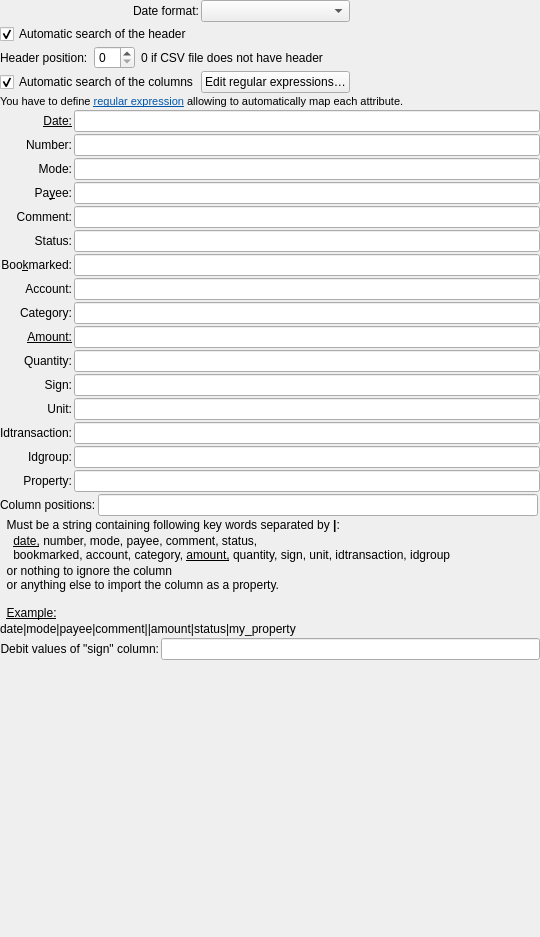
         <widget class="QWidget" name="scrollAreaWidgetContents">
          <property name="geometry">
           <rect>
            <x>0</x>
            <y>0</y>
            <width>540</width>
            <height>937</height>
           </rect>
          </property>
          <layout class="QVBoxLayout" name="verticalLayout_4">
           <property name="spacing">
            <number>2</number>
           </property>
           <property name="leftMargin">
            <number>0</number>
           </property>
           <property name="topMargin">
            <number>0</number>
           </property>
           <property name="rightMargin">
            <number>0</number>
           </property>
           <property name="bottomMargin">
            <number>0</number>
           </property>
           <item>
            <layout class="QGridLayout" name="gridLayout_3">
             <property name="spacing">
              <number>2</number>
             </property>
             <item row="2" column="0" colspan="3">
              <widget class="QFrame" name="kHeaderPositionFrm">
               <property name="frameShape">
                <enum>QFrame::NoFrame</enum>
               </property>
               <property name="frameShadow">
                <enum>QFrame::Raised</enum>
               </property>
               <layout class="QGridLayout" name="gridLayout">
                <property name="leftMargin">
                 <number>0</number>
                </property>
                <property name="topMargin">
                 <number>0</number>
                </property>
                <property name="rightMargin">
                 <number>0</number>
                </property>
                <property name="bottomMargin">
                 <number>0</number>
                </property>
                <item row="0" column="0">
                 <widget class="QLabel" name="label">
                  <property name="enabled">
                   <bool>true</bool>
                  </property>
                  <property name="text">
                   <string>Header position:</string>
                  </property>
                 </widget>
                </item>
                <item row="0" column="1">
                 <widget class="QSpinBox" name="kcfg_header_position">
                  <property name="enabled">
                   <bool>true</bool>
                  </property>
                  <property name="focusPolicy">
                   <enum>Qt::WheelFocus</enum>
                  </property>
                  <property name="minimum">
                   <number>0</number>
                  </property>
                 </widget>
                </item>
                <item row="0" column="2">
                 <widget class="QLabel" name="label_7">
                  <property name="text">
                   <string>0 if CSV file does not have header</string>
                  </property>
                 </widget>
                </item>
                <item row="0" column="3">
                 <spacer name="horizontalSpacer">
                  <property name="orientation">
                   <enum>Qt::Horizontal</enum>
                  </property>
                  <property name="sizeHint" stdset="0">
                   <size>
                    <width>0</width>
                    <height>20</height>
                   </size>
                  </property>
                 </spacer>
                </item>
               </layout>
              </widget>
             </item>
             <item row="1" column="0">
              <widget class="QCheckBox" name="kcfg_automatic_search_header">
               <property name="text">
                <string>Automatic search of the header</string>
               </property>
               <property name="checked">
                <bool>true</bool>
               </property>
              </widget>
             </item>
             <item row="3" column="0">
              <widget class="QCheckBox" name="kcfg_automatic_search_columns">
               <property name="text">
                <string>Automatic search of the columns</string>
               </property>
               <property name="checked">
                <bool>true</bool>
               </property>
              </widget>
             </item>
             <item row="5" column="0" colspan="3">
              <widget class="QFrame" name="kCsvMappingFrm">
               <property name="frameShadow">
                <enum>QFrame::Raised</enum>
               </property>
               <layout class="QGridLayout" name="gridLayout_4">
                <property name="leftMargin">
                 <number>0</number>
                </property>
                <property name="topMargin">
                 <number>0</number>
                </property>
                <property name="rightMargin">
                 <number>0</number>
                </property>
                <property name="bottomMargin">
                 <number>0</number>
                </property>
                <property name="spacing">
                 <number>2</number>
                </property>
                <item row="1" column="0">
                 <widget class="QLabel" name="kDateLbl">
                  <property name="font">
                   <font>
                    <underline>true</underline>
                   </font>
                  </property>
                  <property name="toolTip">
                   <string>Date of the transaction</string>
                  </property>
                  <property name="statusTip">
                   <string>Date of the transaction</string>
                  </property>
                  <property name="text">
                   <string>Date:</string>
                  </property>
                  <property name="alignment">
                   <set>Qt::AlignRight|Qt::AlignTrailing|Qt::AlignVCenter</set>
                  </property>
                  <property name="buddy">
                   <cstring>kcfg_mapping_date</cstring>
                  </property>
                 </widget>
                </item>
                <item row="2" column="0">
                 <widget class="QLabel" name="kNumberLbl">
                  <property name="toolTip">
                   <string>Number of the transaction, for example the Check number, or a Transfer reference.</string>
                  </property>
                  <property name="statusTip">
                   <string>Number of the transaction</string>
                  </property>
                  <property name="text">
                   <string>Number:</string>
                  </property>
                  <property name="alignment">
                   <set>Qt::AlignRight|Qt::AlignTrailing|Qt::AlignVCenter</set>
                  </property>
                  <property name="buddy">
                   <cstring>kcfg_mapping_number</cstring>
                  </property>
                 </widget>
                </item>
                <item row="3" column="0">
                 <widget class="QLabel" name="kTypeLabel">
                  <property name="toolTip">
                   <string>Transaction mode (how you made the operation).
Examples: Credit Card, Check, Transfer…
</string>
                  </property>
                  <property name="statusTip">
                   <string>Transaction mode</string>
                  </property>
                  <property name="text">
                   <string comment="Noun, the mode used for payment of the transaction (Credit Card, Cheque, Transfer…)">Mode:</string>
                  </property>
                  <property name="alignment">
                   <set>Qt::AlignRight|Qt::AlignTrailing|Qt::AlignVCenter</set>
                  </property>
                  <property name="buddy">
                   <cstring>kcfg_mapping_mode</cstring>
                  </property>
                 </widget>
                </item>
                <item row="4" column="0">
                 <widget class="QLabel" name="kPayeeLabel">
                  <property name="toolTip">
                   <string>Payee of the transaction</string>
                  </property>
                  <property name="statusTip">
                   <string>Payee of the transaction</string>
                  </property>
                  <property name="text">
                   <string comment="Noun, a person or institution receiving a payment, or paying the operation">Pa&amp;yee:</string>
                  </property>
                  <property name="alignment">
                   <set>Qt::AlignRight|Qt::AlignTrailing|Qt::AlignVCenter</set>
                  </property>
                  <property name="buddy">
                   <cstring>kcfg_mapping_payee</cstring>
                  </property>
                 </widget>
                </item>
                <item row="5" column="0">
                 <widget class="QLabel" name="kCommentLabel">
                  <property name="sizePolicy">
                   <sizepolicy hsizetype="Minimum" vsizetype="Preferred">
                    <horstretch>0</horstretch>
                    <verstretch>0</verstretch>
                   </sizepolicy>
                  </property>
                  <property name="toolTip">
                   <string>Comment of the transaction</string>
                  </property>
                  <property name="statusTip">
                   <string>Comment of the transaction</string>
                  </property>
                  <property name="text">
                   <string comment="Noun, a user comment on an item">Comment:</string>
                  </property>
                  <property name="alignment">
                   <set>Qt::AlignRight|Qt::AlignTrailing|Qt::AlignVCenter</set>
                  </property>
                  <property name="buddy">
                   <cstring>kcfg_mapping_comment</cstring>
                  </property>
                 </widget>
                </item>
                <item row="6" column="0">
                 <widget class="QLabel" name="kStatusLbl">
                  <property name="toolTip">
                   <string>Status of the transaction (reconciled or not)</string>
                  </property>
                  <property name="statusTip">
                   <string>Status of the transaction</string>
                  </property>
                  <property name="text">
                   <string>Status:</string>
                  </property>
                  <property name="alignment">
                   <set>Qt::AlignRight|Qt::AlignTrailing|Qt::AlignVCenter</set>
                  </property>
                  <property name="buddy">
                   <cstring>kcfg_mapping_status</cstring>
                  </property>
                 </widget>
                </item>
                <item row="7" column="0">
                 <widget class="QLabel" name="kBookmarkedLbl">
                  <property name="toolTip">
                   <string>Bookmark of the transaction</string>
                  </property>
                  <property name="statusTip">
                   <string>Bookmark of the transaction</string>
                  </property>
                  <property name="text">
                   <string>Boo&amp;kmarked:</string>
                  </property>
                  <property name="alignment">
                   <set>Qt::AlignRight|Qt::AlignTrailing|Qt::AlignVCenter</set>
                  </property>
                  <property name="buddy">
                   <cstring>kcfg_mapping_bookmarked</cstring>
                  </property>
                 </widget>
                </item>
                <item row="8" column="0">
                 <widget class="QLabel" name="kAccountLabel">
                  <property name="toolTip">
                   <string>Account of the transaction</string>
                  </property>
                  <property name="statusTip">
                   <string>Account of the transaction</string>
                  </property>
                  <property name="text">
                   <string comment="Noun, an account as in a bank account">Account:</string>
                  </property>
                  <property name="alignment">
                   <set>Qt::AlignRight|Qt::AlignTrailing|Qt::AlignVCenter</set>
                  </property>
                  <property name="buddy">
                   <cstring>kcfg_mapping_account</cstring>
                  </property>
                 </widget>
                </item>
                <item row="9" column="0">
                 <widget class="QLabel" name="kCategoryLabel">
                  <property name="sizePolicy">
                   <sizepolicy hsizetype="Minimum" vsizetype="Preferred">
                    <horstretch>0</horstretch>
                    <verstretch>0</verstretch>
                   </sizepolicy>
                  </property>
                  <property name="toolTip">
                   <string>Category of the transaction</string>
                  </property>
                  <property name="statusTip">
                   <string>Category of the transaction</string>
                  </property>
                  <property name="text">
                   <string comment="Noun, the category of an item">Category:</string>
                  </property>
                  <property name="alignment">
                   <set>Qt::AlignRight|Qt::AlignTrailing|Qt::AlignVCenter</set>
                  </property>
                  <property name="buddy">
                   <cstring>kcfg_mapping_category</cstring>
                  </property>
                 </widget>
                </item>
                <item row="10" column="0">
                 <widget class="QLabel" name="kAmountLabel">
                  <property name="sizePolicy">
                   <sizepolicy hsizetype="Minimum" vsizetype="Preferred">
                    <horstretch>0</horstretch>
                    <verstretch>0</verstretch>
                   </sizepolicy>
                  </property>
                  <property name="font">
                   <font>
                    <underline>true</underline>
                   </font>
                  </property>
                  <property name="toolTip">
                   <string>Amount of the transaction</string>
                  </property>
                  <property name="statusTip">
                   <string>Amount of the transaction</string>
                  </property>
                  <property name="text">
                   <string comment="Noun, a numerical quantity">Amount:</string>
                  </property>
                  <property name="alignment">
                   <set>Qt::AlignRight|Qt::AlignTrailing|Qt::AlignVCenter</set>
                  </property>
                  <property name="buddy">
                   <cstring>kcfg_mapping_amount</cstring>
                  </property>
                 </widget>
                </item>
                <item row="11" column="0">
                 <widget class="QLabel" name="kQuantityLbl">
                  <property name="toolTip">
                   <string>Amount of the transaction</string>
                  </property>
                  <property name="statusTip">
                   <string>Amount of the transaction</string>
                  </property>
                  <property name="text">
                   <string>Quantity:</string>
                  </property>
                  <property name="alignment">
                   <set>Qt::AlignRight|Qt::AlignTrailing|Qt::AlignVCenter</set>
                  </property>
                  <property name="buddy">
                   <cstring>kcfg_mapping_quantity</cstring>
                  </property>
                 </widget>
                </item>
                <item row="12" column="0">
                 <widget class="QLabel" name="kSignLbl">
                  <property name="toolTip">
                   <string>Sign of the transaction</string>
                  </property>
                  <property name="statusTip">
                   <string>Sign of the transaction</string>
                  </property>
                  <property name="text">
                   <string>Sign:</string>
                  </property>
                  <property name="alignment">
                   <set>Qt::AlignRight|Qt::AlignTrailing|Qt::AlignVCenter</set>
                  </property>
                  <property name="buddy">
                   <cstring>kcfg_mapping_sign</cstring>
                  </property>
                 </widget>
                </item>
                <item row="13" column="0">
                 <widget class="QLabel" name="kUnitLbl">
                  <property name="toolTip">
                   <string>Unit of the transaction</string>
                  </property>
                  <property name="statusTip">
                   <string>Unit of the transaction</string>
                  </property>
                  <property name="text">
                   <string>Unit:</string>
                  </property>
                  <property name="alignment">
                   <set>Qt::AlignRight|Qt::AlignTrailing|Qt::AlignVCenter</set>
                  </property>
                  <property name="buddy">
                   <cstring>kcfg_mapping_unit</cstring>
                  </property>
                 </widget>
                </item>
                <item row="14" column="0">
                 <widget class="QLabel" name="kidtransaction">
                  <property name="statusTip">
                   <string>Id to join all transactions as a split transaction</string>
                  </property>
                  <property name="whatsThis">
                   <string>Id to join all transactions as a split transaction</string>
                  </property>
                  <property name="text">
                   <string>Idtransaction:</string>
                  </property>
                  <property name="alignment">
                   <set>Qt::AlignRight|Qt::AlignTrailing|Qt::AlignVCenter</set>
                  </property>
                  <property name="buddy">
                   <cstring>kcfg_mapping_idtransaction</cstring>
                  </property>
                 </widget>
                </item>
                <item row="15" column="0">
                 <widget class="QLabel" name="label_8">
                  <property name="statusTip">
                   <string>Id to join all transactions as a transfer</string>
                  </property>
                  <property name="whatsThis">
                   <string>Id to join all transactions as a transfer</string>
                  </property>
                  <property name="text">
                   <string>Idgroup:</string>
                  </property>
                  <property name="alignment">
                   <set>Qt::AlignRight|Qt::AlignTrailing|Qt::AlignVCenter</set>
                  </property>
                  <property name="buddy">
                   <cstring>kcfg_mapping_idgroup</cstring>
                  </property>
                 </widget>
                </item>
                <item row="16" column="0">
                 <widget class="QLabel" name="label_9">
                  <property name="statusTip">
                   <string>To identify column to import as properties</string>
                  </property>
                  <property name="whatsThis">
                   <string>To identify column to import as properties</string>
                  </property>
                  <property name="text">
                   <string>Property:</string>
                  </property>
                  <property name="alignment">
                   <set>Qt::AlignRight|Qt::AlignTrailing|Qt::AlignVCenter</set>
                  </property>
                  <property name="buddy">
                   <cstring>kcfg_mapping_property</cstring>
                  </property>
                 </widget>
                </item>
                <item row="0" column="0" colspan="2">
                 <widget class="QLabel" name="label_6">
                  <property name="text">
                   <string>&lt;!DOCTYPE HTML PUBLIC &quot;-//W3C//DTD HTML 4.0//EN&quot; &quot;https://www.w3.org/TR/REC-html40/strict.dtd&quot;&gt;
&lt;html&gt;&lt;head&gt;&lt;meta name=&quot;qrichtext&quot; content=&quot;1&quot; /&gt;&lt;style type=&quot;text/css&quot;&gt;
p, li { white-space: pre-wrap; }
&lt;/style&gt;&lt;/head&gt;&lt;body style=&quot; font-family:'DejaVu Sans'; font-size:8pt; font-weight:400; font-style:normal;&quot;&gt;
&lt;p style=&quot; margin-top:0px; margin-bottom:0px; margin-left:0px; margin-right:0px; -qt-block-indent:0; text-indent:0px;&quot;&gt;You have to define &lt;a href=&quot;https://en.wikipedia.org/wiki/Regular_expression&quot;&gt;&lt;span style=&quot; text-decoration: underline; color:#0057ae;&quot;&gt;regular expression&lt;/span&gt;&lt;/a&gt; allowing to automatically map each attribute.&lt;/p&gt;&lt;/body&gt;&lt;/html&gt;</string>
                  </property>
                  <property name="openExternalLinks">
                   <bool>true</bool>
                  </property>
                 </widget>
                </item>
                <item row="12" column="1">
                 <widget class="QLineEdit" name="kcfg_mapping_sign"/>
                </item>
                <item row="11" column="1">
                 <widget class="QLineEdit" name="kcfg_mapping_quantity"/>
                </item>
                <item row="10" column="1">
                 <widget class="QLineEdit" name="kcfg_mapping_amount"/>
                </item>
                <item row="9" column="1">
                 <widget class="QLineEdit" name="kcfg_mapping_category"/>
                </item>
                <item row="1" column="1">
                 <widget class="QLineEdit" name="kcfg_mapping_date"/>
                </item>
                <item row="2" column="1">
                 <widget class="QLineEdit" name="kcfg_mapping_number"/>
                </item>
                <item row="13" column="1">
                 <widget class="QLineEdit" name="kcfg_mapping_unit"/>
                </item>
                <item row="14" column="1">
                 <widget class="QLineEdit" name="kcfg_mapping_idtransaction"/>
                </item>
                <item row="15" column="1">
                 <widget class="QLineEdit" name="kcfg_mapping_idgroup"/>
                </item>
                <item row="16" column="1">
                 <widget class="QLineEdit" name="kcfg_mapping_property"/>
                </item>
                <item row="8" column="1">
                 <widget class="QLineEdit" name="kcfg_mapping_account"/>
                </item>
                <item row="7" column="1">
                 <widget class="QLineEdit" name="kcfg_mapping_bookmarked"/>
                </item>
                <item row="6" column="1">
                 <widget class="QLineEdit" name="kcfg_mapping_status"/>
                </item>
                <item row="5" column="1">
                 <widget class="QLineEdit" name="kcfg_mapping_comment"/>
                </item>
                <item row="4" column="1">
                 <widget class="QLineEdit" name="kcfg_mapping_payee"/>
                </item>
                <item row="3" column="1">
                 <widget class="QLineEdit" name="kcfg_mapping_mode"/>
                </item>
               </layout>
              </widget>
             </item>
             <item row="7" column="0" colspan="3">
              <widget class="QFrame" name="kColumnsPositionsFrm">
               <property name="frameShape">
                <enum>QFrame::NoFrame</enum>
               </property>
               <property name="frameShadow">
                <enum>QFrame::Raised</enum>
               </property>
               <layout class="QGridLayout" name="gridLayout_2">
                <property name="leftMargin">
                 <number>0</number>
                </property>
                <property name="topMargin">
                 <number>0</number>
                </property>
                <property name="rightMargin">
                 <number>0</number>
                </property>
                <property name="bottomMargin">
                 <number>0</number>
                </property>
                <property name="spacing">
                 <number>2</number>
                </property>
                <item row="0" column="0">
                 <widget class="QLabel" name="label_2">
                  <property name="enabled">
                   <bool>true</bool>
                  </property>
                  <property name="text">
                   <string>Column positions:</string>
                  </property>
                  <property name="buddy">
                   <cstring>kcfg_columns_positions</cstring>
                  </property>
                 </widget>
                </item>
                <item row="0" column="1">
                 <widget class="QLineEdit" name="kcfg_columns_positions"/>
                </item>
                <item row="1" column="0" colspan="3">
                 <widget class="QLabel" name="kLabelColumns">
                  <property name="font">
                   <font>
                    <italic>true</italic>
                   </font>
                  </property>
                  <property name="text">
                   <string>&lt;!DOCTYPE HTML PUBLIC &quot;-//W3C//DTD HTML 4.0//EN&quot; &quot;https://www.w3.org/TR/REC-html40/strict.dtd&quot;&gt;
&lt;html&gt;&lt;head&gt;&lt;meta name=&quot;qrichtext&quot; content=&quot;1&quot; /&gt;&lt;style type=&quot;text/css&quot;&gt;
p, li { white-space: pre-wrap; }
&lt;/style&gt;&lt;/head&gt;&lt;body style=&quot; font-family:'DejaVu Sans'; font-size:9pt; font-weight:400; font-style:normal;&quot;&gt;
&lt;p style=&quot; margin-top:0px; margin-bottom:0px; margin-left:0px; margin-right:0px; -qt-block-indent:0; text-indent:0px;&quot;&gt;  Must be a string containing following key words separated by &lt;span style=&quot; font-weight:600;&quot;&gt;|&lt;/span&gt;:&lt;/p&gt;&lt;/body&gt;&lt;/html&gt;</string>
                  </property>
                 </widget>
                </item>
                <item row="2" column="0" colspan="2">
                 <widget class="QLabel" name="label_3">
                  <property name="text">
                   <string notr="true">&lt;!DOCTYPE HTML PUBLIC &quot;-//W3C//DTD HTML 4.0//EN&quot; &quot;https://www.w3.org/TR/REC-html40/strict.dtd&quot;&gt;
&lt;html&gt;&lt;head&gt;&lt;meta name=&quot;qrichtext&quot; content=&quot;1&quot; /&gt;&lt;style type=&quot;text/css&quot;&gt;
p, li { white-space: pre-wrap; }
&lt;/style&gt;&lt;/head&gt;&lt;body style=&quot; font-family:'DejaVu Sans'; font-size:8pt; font-weight:400; font-style:normal;&quot;&gt;
&lt;p style=&quot; margin-top:0px; margin-bottom:0px; margin-left:0px; margin-right:0px; -qt-block-indent:0; text-indent:0px;&quot;&gt;&lt;span style=&quot; font-size:9pt;&quot;&gt;    &lt;/span&gt;&lt;span style=&quot; font-size:9pt; text-decoration: underline;&quot;&gt;date,&lt;/span&gt;&lt;span style=&quot; font-size:9pt;&quot;&gt; number, mode, payee, comment, status, &lt;/span&gt;&lt;/p&gt;
&lt;p style=&quot; margin-top:0px; margin-bottom:0px; margin-left:0px; margin-right:0px; -qt-block-indent:0; text-indent:0px;&quot;&gt;&lt;span style=&quot; font-size:9pt;&quot;&gt;    bookmarked, account, category, &lt;/span&gt;&lt;span style=&quot; font-size:9pt; text-decoration: underline;&quot;&gt;amount,&lt;/span&gt;&lt;span style=&quot; font-size:9pt;&quot;&gt; quantity, sign, unit, idtransaction, idgroup&lt;/span&gt;&lt;/p&gt;&lt;/body&gt;&lt;/html&gt;</string>
                  </property>
                 </widget>
                </item>
                <item row="3" column="0" colspan="2">
                 <widget class="QLabel" name="label_4">
                  <property name="text">
                   <string>&lt;!DOCTYPE HTML PUBLIC &quot;-//W3C//DTD HTML 4.0//EN&quot; &quot;https://www.w3.org/TR/REC-html40/strict.dtd&quot;&gt;
&lt;html&gt;&lt;head&gt;&lt;meta name=&quot;qrichtext&quot; content=&quot;1&quot; /&gt;&lt;style type=&quot;text/css&quot;&gt;
p, li { white-space: pre-wrap; }
&lt;/style&gt;&lt;/head&gt;&lt;body style=&quot; font-family:'DejaVu Sans'; font-size:8pt; font-weight:400; font-style:normal;&quot;&gt;
&lt;p style=&quot; margin-top:0px; margin-bottom:0px; margin-left:0px; margin-right:0px; -qt-block-indent:0; text-indent:0px;&quot;&gt;&lt;span style=&quot; font-size:9pt;&quot;&gt;  &lt;/span&gt;&lt;span style=&quot; font-size:9pt;&quot;&gt;or nothing to ignore the column&lt;/span&gt;&lt;span style=&quot; font-size:9pt;&quot;&gt; &lt;/span&gt;&lt;/p&gt;
&lt;p style=&quot; margin-top:0px; margin-bottom:0px; margin-left:0px; margin-right:0px; -qt-block-indent:0; text-indent:0px;&quot;&gt;&lt;span style=&quot; font-size:9pt;&quot;&gt;  or anything else to import the column as a property.&lt;/span&gt;&lt;/p&gt;
&lt;p style=&quot;-qt-paragraph-type:empty; margin-top:0px; margin-bottom:0px; margin-left:0px; margin-right:0px; -qt-block-indent:0; text-indent:0px; font-size:9pt;&quot;&gt;&lt;/p&gt;
&lt;p style=&quot; margin-top:0px; margin-bottom:0px; margin-left:0px; margin-right:0px; -qt-block-indent:0; text-indent:0px;&quot;&gt;&lt;span style=&quot; font-size:9pt;&quot;&gt;  &lt;/span&gt;&lt;span style=&quot; font-size:9pt; text-decoration: underline;&quot;&gt;Example:&lt;/span&gt;&lt;/p&gt;&lt;/body&gt;&lt;/html&gt;</string>
                  </property>
                 </widget>
                </item>
                <item row="4" column="0" colspan="2">
                 <widget class="QLabel" name="label_5">
                  <property name="text">
                   <string notr="true">date|mode|payee|comment||amount|status|my_property</string>
                  </property>
                 </widget>
                </item>
               </layout>
              </widget>
             </item>
             <item row="3" column="1">
              <widget class="QPushButton" name="More">
               <property name="enabled">
                <bool>true</bool>
               </property>
               <property name="text">
                <string>Edit regular expressions…</string>
               </property>
               <property name="checkable">
                <bool>true</bool>
               </property>
              </widget>
             </item>
             <item row="8" column="0" colspan="3">
              <layout class="QHBoxLayout" name="horizontalLayout">
               <item>
                <widget class="QLabel" name="kSignLbl_2">
                 <property name="toolTip">
                  <string>How to identify a debit</string>
                 </property>
                 <property name="statusTip">
                  <string>How to identify a debit</string>
                 </property>
                 <property name="text">
                  <string>Debit values of &quot;sign&quot; column:</string>
                 </property>
                 <property name="alignment">
                  <set>Qt::AlignRight|Qt::AlignTrailing|Qt::AlignVCenter</set>
                 </property>
                 <property name="buddy">
                  <cstring>kcfg_mapping_debit</cstring>
                 </property>
                </widget>
               </item>
               <item>
                <widget class="QLineEdit" name="kcfg_mapping_debit"/>
               </item>
              </layout>
             </item>
             <item row="9" column="0">
              <spacer name="verticalSpacer_2">
               <property name="orientation">
                <enum>Qt::Vertical</enum>
               </property>
               <property name="sizeHint" stdset="0">
                <size>
                 <width>20</width>
                 <height>40</height>
                </size>
               </property>
              </spacer>
             </item>
             <item row="3" column="2">
              <spacer name="horizontalSpacer_2">
               <property name="orientation">
                <enum>Qt::Horizontal</enum>
               </property>
               <property name="sizeHint" stdset="0">
                <size>
                 <width>0</width>
                 <height>20</height>
                </size>
               </property>
              </spacer>
             </item>
             <item row="0" column="0">
              <widget class="QLabel" name="label_12">
               <property name="text">
                <string>Date format:</string>
               </property>
               <property name="alignment">
                <set>Qt::AlignRight|Qt::AlignTrailing|Qt::AlignVCenter</set>
               </property>
               <property name="buddy">
                <cstring>kcfg_csv_date_format</cstring>
               </property>
              </widget>
             </item>
             <item row="0" column="1">
              <widget class="SKGComboBox" name="kcfg_csv_date_format"/>
             </item>
            </layout>
           </item>
          </layout>
         </widget>
